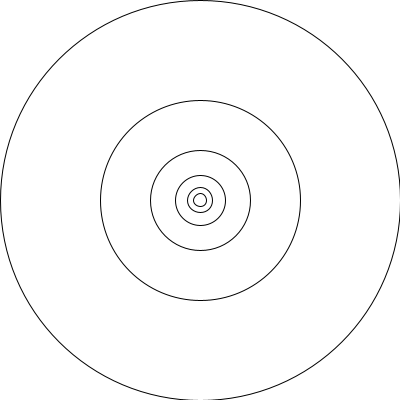
Frame 1 (no input)
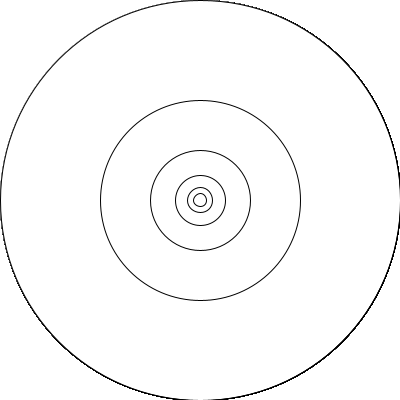
Frame 60 (the mouse pressed at the canvas centre just before this capture)
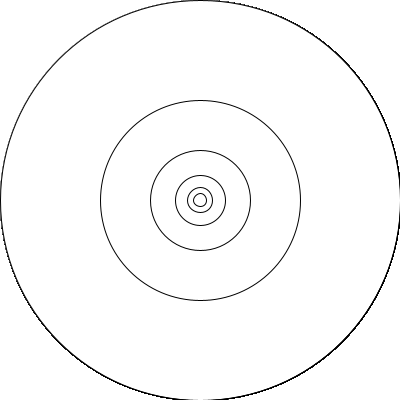
Frame 120 (the mouse held since frame 60 and released just before this capture)

The Processing sketch that drew these frames (run headless with seeded random() and noise(); from frame 60 on, the mouse is pressed at the canvas centre):

// Processing sketch: recursion_circles
// ── recursion_circles.pde
void setup()
{
  size(400, 400);
  background(255);
  smooth();
}

void draw()
{
  mycircle(width/2, height/2, width);
}

void mycircle(int x, int y, float rad)
{
  if (rad>10)
  {
    ellipse(x, y, rad, rad);
    mycircle(x, y, rad/2);
  }
}
